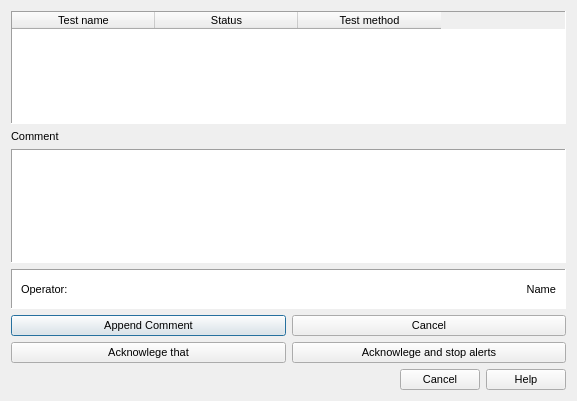
<?xml version="1.0" encoding="UTF-8"?>
<ui version="4.0">
 <class>AckDlg</class>
 <widget class="QDialog" name="AckDlg">
  <property name="geometry">
   <rect>
    <x>0</x>
    <y>0</y>
    <width>577</width>
    <height>401</height>
   </rect>
  </property>
  <property name="font">
   <font>
    <pointsize>8</pointsize>
   </font>
  </property>
  <property name="windowTitle">
   <string>Dialog</string>
  </property>
  <layout class="QVBoxLayout" name="verticalLayout">
   <item>
    <widget class="QTableWidget" name="listTests">
     <property name="frameShape">
      <enum>QFrame::Panel</enum>
     </property>
     <attribute name="horizontalHeaderDefaultSectionSize">
      <number>143</number>
     </attribute>
     <column>
      <property name="text">
       <string>Test name</string>
      </property>
     </column>
     <column>
      <property name="text">
       <string>Status</string>
      </property>
     </column>
     <column>
      <property name="text">
       <string>Test method</string>
      </property>
     </column>
    </widget>
   </item>
   <item>
    <widget class="QLabel" name="lblComment">
     <property name="text">
      <string>Comment</string>
     </property>
     <property name="buddy">
      <cstring>textComment</cstring>
     </property>
    </widget>
   </item>
   <item>
    <widget class="QPlainTextEdit" name="textComment">
     <property name="frameShape">
      <enum>QFrame::Panel</enum>
     </property>
     <property name="frameShadow">
      <enum>QFrame::Sunken</enum>
     </property>
    </widget>
   </item>
   <item>
    <widget class="QFrame" name="frameOperator">
     <property name="sizePolicy">
      <sizepolicy hsizetype="Expanding" vsizetype="Preferred">
       <horstretch>0</horstretch>
       <verstretch>0</verstretch>
      </sizepolicy>
     </property>
     <property name="palette">
      <palette>
       <active>
        <colorrole role="Base">
         <brush brushstyle="SolidPattern">
          <color alpha="255">
           <red>255</red>
           <green>255</green>
           <blue>255</blue>
          </color>
         </brush>
        </colorrole>
        <colorrole role="Window">
         <brush brushstyle="SolidPattern">
          <color alpha="255">
           <red>255</red>
           <green>255</green>
           <blue>255</blue>
          </color>
         </brush>
        </colorrole>
       </active>
       <inactive>
        <colorrole role="Base">
         <brush brushstyle="SolidPattern">
          <color alpha="255">
           <red>255</red>
           <green>255</green>
           <blue>255</blue>
          </color>
         </brush>
        </colorrole>
        <colorrole role="Window">
         <brush brushstyle="SolidPattern">
          <color alpha="255">
           <red>255</red>
           <green>255</green>
           <blue>255</blue>
          </color>
         </brush>
        </colorrole>
       </inactive>
       <disabled>
        <colorrole role="Base">
         <brush brushstyle="SolidPattern">
          <color alpha="255">
           <red>255</red>
           <green>255</green>
           <blue>255</blue>
          </color>
         </brush>
        </colorrole>
        <colorrole role="Window">
         <brush brushstyle="SolidPattern">
          <color alpha="255">
           <red>255</red>
           <green>255</green>
           <blue>255</blue>
          </color>
         </brush>
        </colorrole>
       </disabled>
      </palette>
     </property>
     <property name="autoFillBackground">
      <bool>true</bool>
     </property>
     <property name="frameShape">
      <enum>QFrame::Panel</enum>
     </property>
     <property name="frameShadow">
      <enum>QFrame::Sunken</enum>
     </property>
     <layout class="QHBoxLayout" name="horizontalLayout">
      <item>
       <widget class="QLabel" name="lblOperator">
        <property name="text">
         <string>Operator:</string>
        </property>
       </widget>
      </item>
      <item>
       <spacer name="spacerOperator">
        <property name="orientation">
         <enum>Qt::Horizontal</enum>
        </property>
        <property name="sizeHint" stdset="0">
         <size>
          <width>40</width>
          <height>20</height>
         </size>
        </property>
       </spacer>
      </item>
      <item>
       <widget class="QLabel" name="lblUser">
        <property name="text">
         <string>Name</string>
        </property>
        <property name="alignment">
         <set>Qt::AlignRight|Qt::AlignTrailing|Qt::AlignVCenter</set>
        </property>
       </widget>
      </item>
     </layout>
    </widget>
   </item>
   <item>
    <layout class="QHBoxLayout" name="loAppendCuttons">
     <item>
      <widget class="QPushButton" name="btnAppend">
       <property name="text">
        <string>Append Comment</string>
       </property>
      </widget>
     </item>
     <item>
      <widget class="QPushButton" name="btnCancel">
       <property name="text">
        <string>Cancel</string>
       </property>
      </widget>
     </item>
    </layout>
   </item>
   <item>
    <layout class="QHBoxLayout" name="loAckButtons">
     <item>
      <widget class="QPushButton" name="btnAck">
       <property name="text">
        <string>Acknowlege that</string>
       </property>
      </widget>
     </item>
     <item>
      <widget class="QPushButton" name="btnAckAndStop">
       <property name="text">
        <string>Acknowlege and stop alerts</string>
       </property>
      </widget>
     </item>
    </layout>
   </item>
   <item>
    <widget class="QDialogButtonBox" name="buttonBox">
     <property name="orientation">
      <enum>Qt::Horizontal</enum>
     </property>
     <property name="standardButtons">
      <set>QDialogButtonBox::Cancel|QDialogButtonBox::Help</set>
     </property>
    </widget>
   </item>
  </layout>
 </widget>
 <resources/>
 <connections>
  <connection>
   <sender>buttonBox</sender>
   <signal>rejected()</signal>
   <receiver>AckDlg</receiver>
   <slot>reject()</slot>
   <hints>
    <hint type="sourcelabel">
     <x>232</x>
     <y>365</y>
    </hint>
    <hint type="destinationlabel">
     <x>286</x>
     <y>274</y>
    </hint>
   </hints>
  </connection>
  <connection>
   <sender>btnCancel</sender>
   <signal>clicked()</signal>
   <receiver>AckDlg</receiver>
   <slot>reject()</slot>
   <hints>
    <hint type="sourcelabel">
     <x>448</x>
     <y>306</y>
    </hint>
    <hint type="destinationlabel">
     <x>574</x>
     <y>275</y>
    </hint>
   </hints>
  </connection>
 </connections>
</ui>
